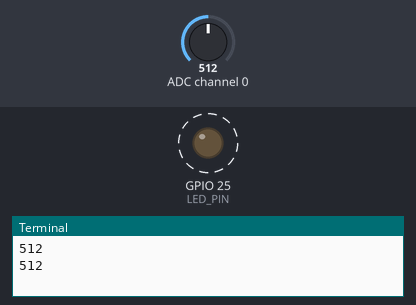
This program was run on a simulated Raspberry Pi (BCM pin numbers). On the bench: output pins drawn as LEDs (lit = HIGH), the last lines printed to the terminal. Dashed ring = blinking. The inputs (shaded band) are chosen by the test bench; at power-on: ADC channel 0 = 512 (analog values on the 0–1023 scale).

Above: at 0.85 s.
1.3 s: ADC channel 0 set to 213
4.3 s: ADC channel 0 set to 185
At 4.3 s:
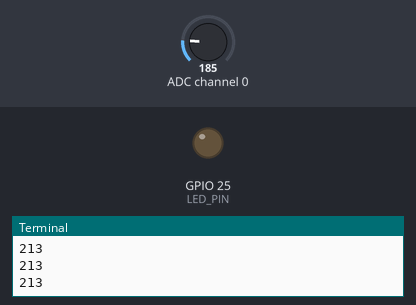
Timing chart, 0 to 7.3 s (numbered marks = the images above; inputs shaded):
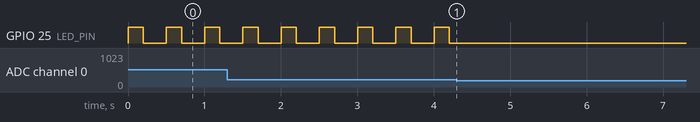

The program:

run.py
```python
#!/usr/bin/env python3
###
### read MCP3002 ADC analog value via RasPi SPI
###

import wiringpi as wp
import time


def main():
    # SPI channle (0 or 1)
    SPI_CH = 0

    # pin base (above 64)
    PIN_BASE=70

    # GPIO number
    LED_PIN = 25

    # threshold
    THRESHOLD = 200

    # setup
    wp.mcp3002Setup (PIN_BASE, SPI_CH)
    wp.wiringPiSetupGpio()
    wp.pinMode(LED_PIN, wp.GPIO.OUTPUT)

    # if a sensor value is over THRESHOLD,
    # flash led.
    while True:
        value = wp.analogRead(PIN_BASE)
        print (value)

        if value > THRESHOLD:
          wp.digitalWrite(LED_PIN, wp.GPIO.HIGH)
          time.sleep(0.2)
          wp.digitalWrite(LED_PIN, wp.GPIO.LOW)
          time.sleep(0.2)

        time.sleep(0.1)


if __name__ == "__main__":
    main()
```

Measured:
- the behaviour switches between 201 and 200 on ADC channel 0 (found by bisection; images 0 and 1)
- after the input at 4.3 s, GPIO 25 (LED_PIN): stops changing and stays LOW
- by itself, GPIO 25 (LED_PIN): alternates HIGH for 0.20 s and LOW for 0.30 s
